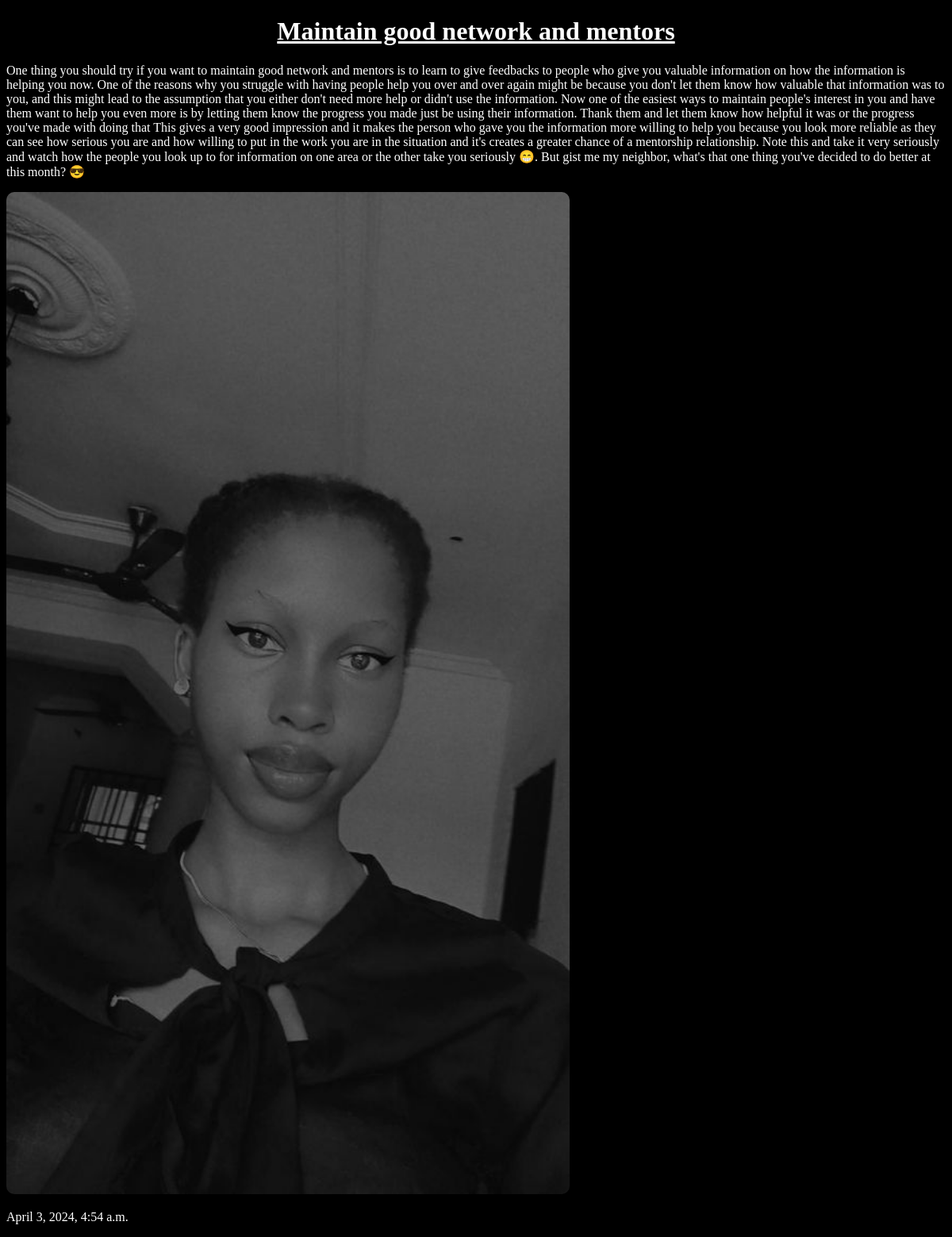
/post/5/, run on the app's committed database.
### blog/models.py (models this page shows, shortened)
class Post(models.Model):
    topic = models.CharField(max_length=100)
    content = models.TextField()
    picture = models.ImageField(upload_to='images/', blank=True, null=True)
    video = models.FileField(upload_to='videos/', blank=True, null=True)
    date = models.DateTimeField(default=datetime.now, blank=True)

### blog/views.py (the view)
# urls.py: path('post/<int:pk>/', views.post_detail, name='post_detail'),
def post_detail(request, pk):
    post = get_object_or_404(Post, pk=pk)
    return render(request, 'post_detail.html', {'post': post})

### templates/post_detail.html (shortened to what this page needs)
<!DOCTYPE html>
<html>
<head>
</head>
<body>
    <h1>{{ post.topic }}</h1>
    <p>{{ post.content }}</p>
    {% if post.picture %}
    <img src="{{ post.picture.url }}" alt="Picture">
    {% endif %}
    <p>{{ post.date }}</p>
</body>
</html>

### templates/post_detail.html (style rules this page uses)
body { background-color: #000; color: white; }
h1 { text-align: center; text-decoration: underline; }
img { width: 60%; border-radius: 10px; }
p { text-align: left; }

### data on the page
Post: topic "Maintain good network and mentors", content "One thing you should try if you want to maintain good network and mentors is to learn to give feedbacks to people who give you valuable information on how the information is helping you now. One of the reasons why you struggle with having people help you over and over again might be because you don't let them know how valuable that information was to you, and this might lead to the assumption that you either don't need more help or didn't use the information. Now one of the easiest ways to maintain people's interest in you and have them want to help you even more is by letting them know the progress you made just be using their information. Thank them and let them know how helpful it was or…", picture (picture), date "April 3, 2024, 4:54 a.m."
